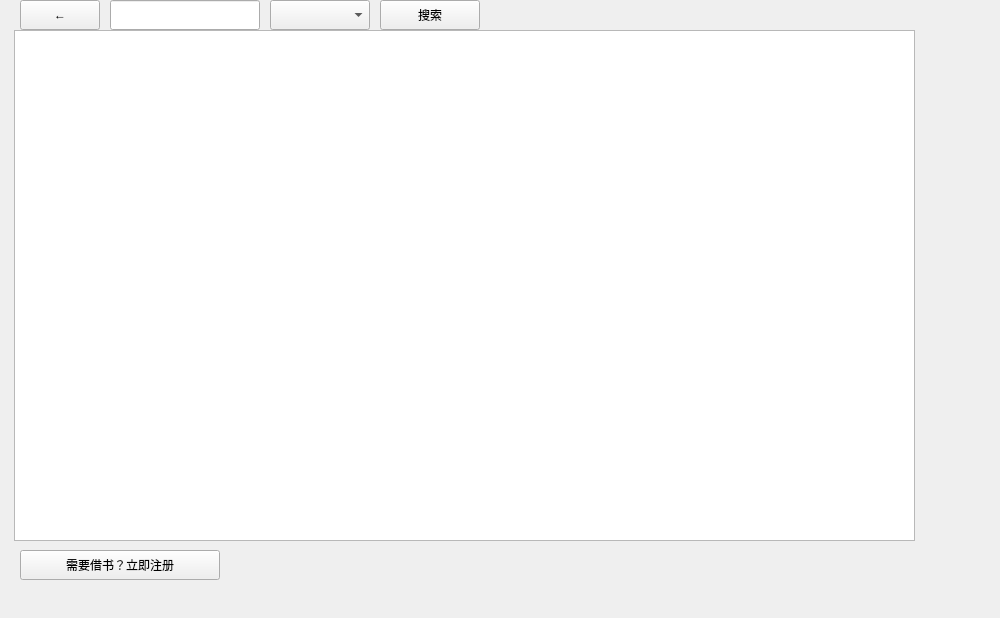
<?xml version="1.0" encoding="UTF-8"?>
<ui version="4.0">
 <class>detailoperation_for_visitor</class>
 <widget class="QWidget" name="detailoperation_for_visitor">
  <property name="geometry">
   <rect>
    <x>0</x>
    <y>0</y>
    <width>1000</width>
    <height>618</height>
   </rect>
  </property>
  <property name="windowTitle">
   <string>Form</string>
  </property>
  <widget class="QPushButton" name="search">
   <property name="geometry">
    <rect>
     <x>380</x>
     <y>0</y>
     <width>100</width>
     <height>30</height>
    </rect>
   </property>
   <property name="text">
    <string>搜索</string>
   </property>
  </widget>
  <widget class="QComboBox" name="depcbBox">
   <property name="geometry">
    <rect>
     <x>270</x>
     <y>0</y>
     <width>100</width>
     <height>30</height>
    </rect>
   </property>
  </widget>
  <widget class="QTableView" name="tableView">
   <property name="enabled">
    <bool>true</bool>
   </property>
   <property name="geometry">
    <rect>
     <x>14</x>
     <y>30</y>
     <width>901</width>
     <height>511</height>
    </rect>
   </property>
   <property name="frameShadow">
    <enum>QFrame::Raised</enum>
   </property>
  </widget>
  <widget class="QPushButton" name="back">
   <property name="geometry">
    <rect>
     <x>20</x>
     <y>0</y>
     <width>80</width>
     <height>30</height>
    </rect>
   </property>
   <property name="text">
    <string>←</string>
   </property>
  </widget>
  <widget class="QLineEdit" name="findbook">
   <property name="geometry">
    <rect>
     <x>110</x>
     <y>0</y>
     <width>150</width>
     <height>30</height>
    </rect>
   </property>
  </widget>
  <widget class="QPushButton" name="registerBtn">
   <property name="geometry">
    <rect>
     <x>20</x>
     <y>550</y>
     <width>200</width>
     <height>30</height>
    </rect>
   </property>
   <property name="text">
    <string>需要借书？立即注册</string>
   </property>
  </widget>
 </widget>
 <resources/>
 <connections/>
</ui>
